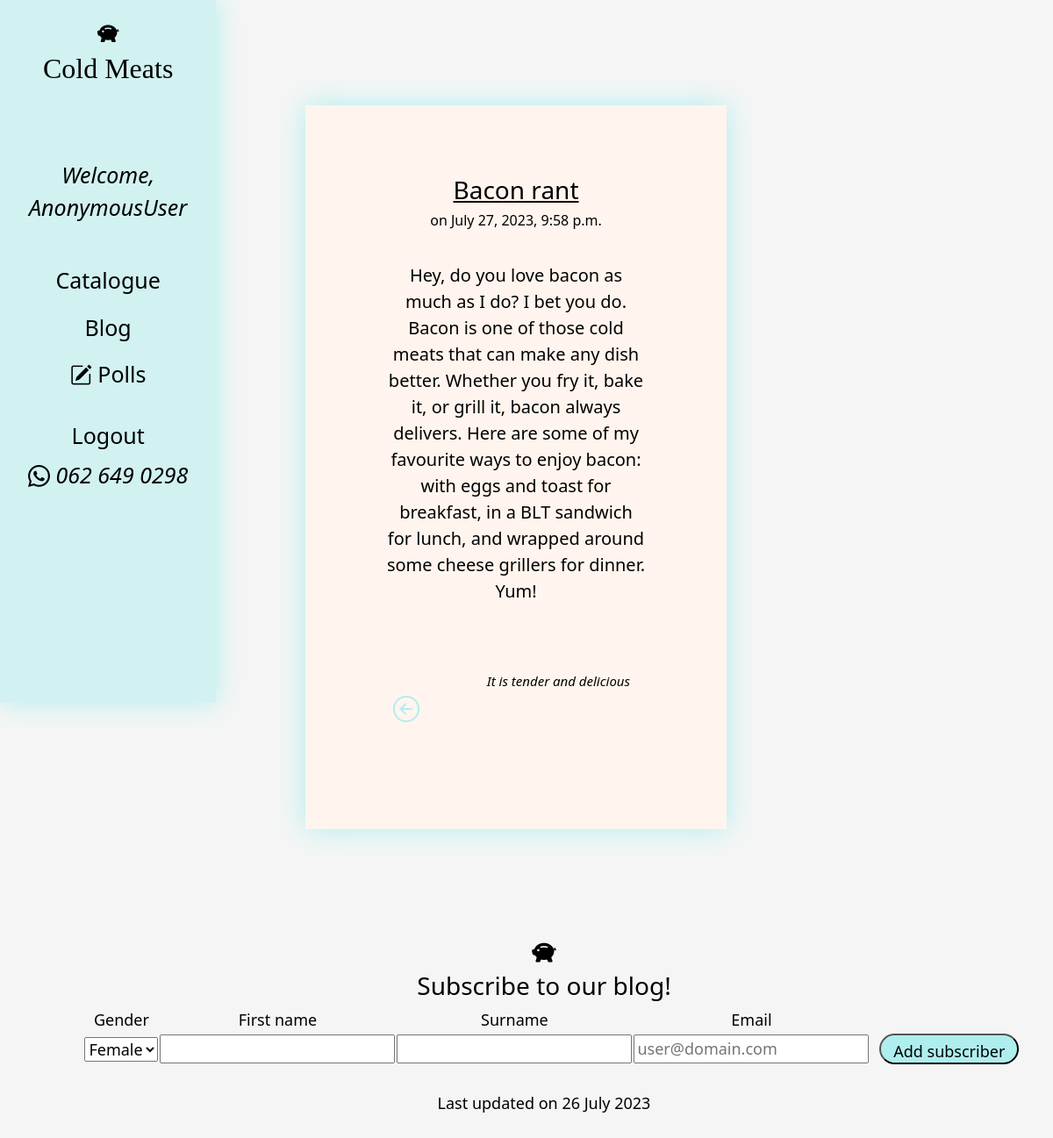
Page /blog/1/ on the committed database.
### blog/models.py (models this page shows, shortened)
class Post(models.Model):
    title = models.CharField(max_length = 140)
    body = models.TextField()
    signature = models.CharField(max_length = 140, default = "It is tender and delicious")
    date = models.DateTimeField()

### blog/templates/post.html (shortened to what this page needs)
{% extends "cold meats.html" %}
{% load static %}
{% block content %}
	<section style ="margin: 120px; padding:80px;">
		<header>
			<h3 style ="text-align: center;"><a href="/blog/{{post.id}}" style="color: black;">{{ post.title }}</a></h3>
		</header>
		<h6 style ="float:center;"> on {{ post.date }}</h6>
		<br>
		<div class = "container" id ="postbody" style="text-align: center;">
			{{ post.body|safe|linebreaks}}
			<br>
		</div>
		<footer>
			<i style="font-size: 15px;
				color: black;
				float:right;
				margin: 10px;">
				{{post.signature}}
			</i>
			<br>
			<a href="{% url 'blog:blog home' %}" style="float:left;">
				<i class="bi bi-arrow-left-circle" style="font-size: 30px; color: PaleTurquoise;"></i>
			</a>
		</footer>
		<br><br>
	</section>
{% endblock %}

### catalogue/static/CSS/StyleSheet_cold_meats.css (style rules this page uses)
.container { position: relative; width: 100%; justify-content: center; align-items: center; }
body { color: black; font-size: 20px; background-color: #FFF5EE; text-align: justify; text-align: center; }
section { color: black; box-shadow: 0 0 30px #AFEEEE; padding: 20px; margin: 20px; position: static; background-color: #FFF5EE; padding-left: 20px; }
footer { margin: 20px; }

### rows in the picture
Post: title "Bacon rant", date "July 27, 2023, 9:58 p.m.", body "Hey, do you love bacon as much as I do? I bet you do. Bacon is one of those cold meats that can make any dish better. Whether you fry it, bake it, or grill it, bacon always delivers. Here are some of my favourite ways to enjoy bacon: with eggs and toast for breakfast, in a BLT sandwich for lunch, and wrapped around some cheese grillers for dinner. Yum!", signature "It is tender and delicious"

### other values in the picture
{{ request.user }} "AnonymousUser"
